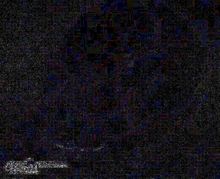
%> input picture 06 - ELA/Krawetz.png, 220 x 179 px, shrunk from 525 x 427 before the run
$ octave --eval "demo(imread('Krawetz.png'));"   (GNU Octave 9; MATLAB toolbox functions it lacks are replaced by stand-ins)
%> lines starting %> are read from the running program, lines starting %| are printed output that depends on the picture
### 06 - ELA/ELA.m
function OutputMap = ELA( ImIn, Quality, Multiplier, Flatten)
%> called with Quality = 90, Multiplier = 20, Flatten = false
    %ELA Summary of this function goes here
    %   Detailed explanation goes here

    imwrite(ImIn,'tmp.jpg','Quality',Quality);
    ImJPG=imread('tmp.jpg');
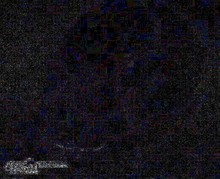
%> ImJPG: size 179x220x3 uint8; mean R, G, B 20.5, 18.3, 24.1; mean of the top-left, top-right, bottom-left and bottom-right quarters 20.5, 17.5, 25.6, 20.2

    OutputMap=(abs(double(ImIn)-double(ImJPG))*Multiplier);
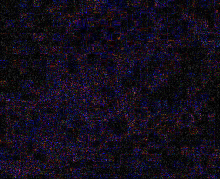
%> OutputMap: size 179x220x3 double; mean R, G, B 103, 73.2, 143.3; drawn with min black and max white


    if Flatten
        OutputMap=mean(OutputMap,3);
    end
end

### 06 - ELA/demo.m
function demo( im )
    Quality=90;
    Multiplier=20;
    Flatten=false;
    %DEMO Summary of this function goes here
    %   Detailed explanation goes here
    Map=ELA(im,Quality,Multiplier,Flatten);
    imshow(uint8(Map));
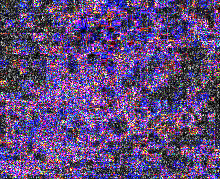
%> displayed picture: size 179x220x3, on the screen's scale of 0 to 255; mean R, G, B 95.8, 72.5, 122.6

end
